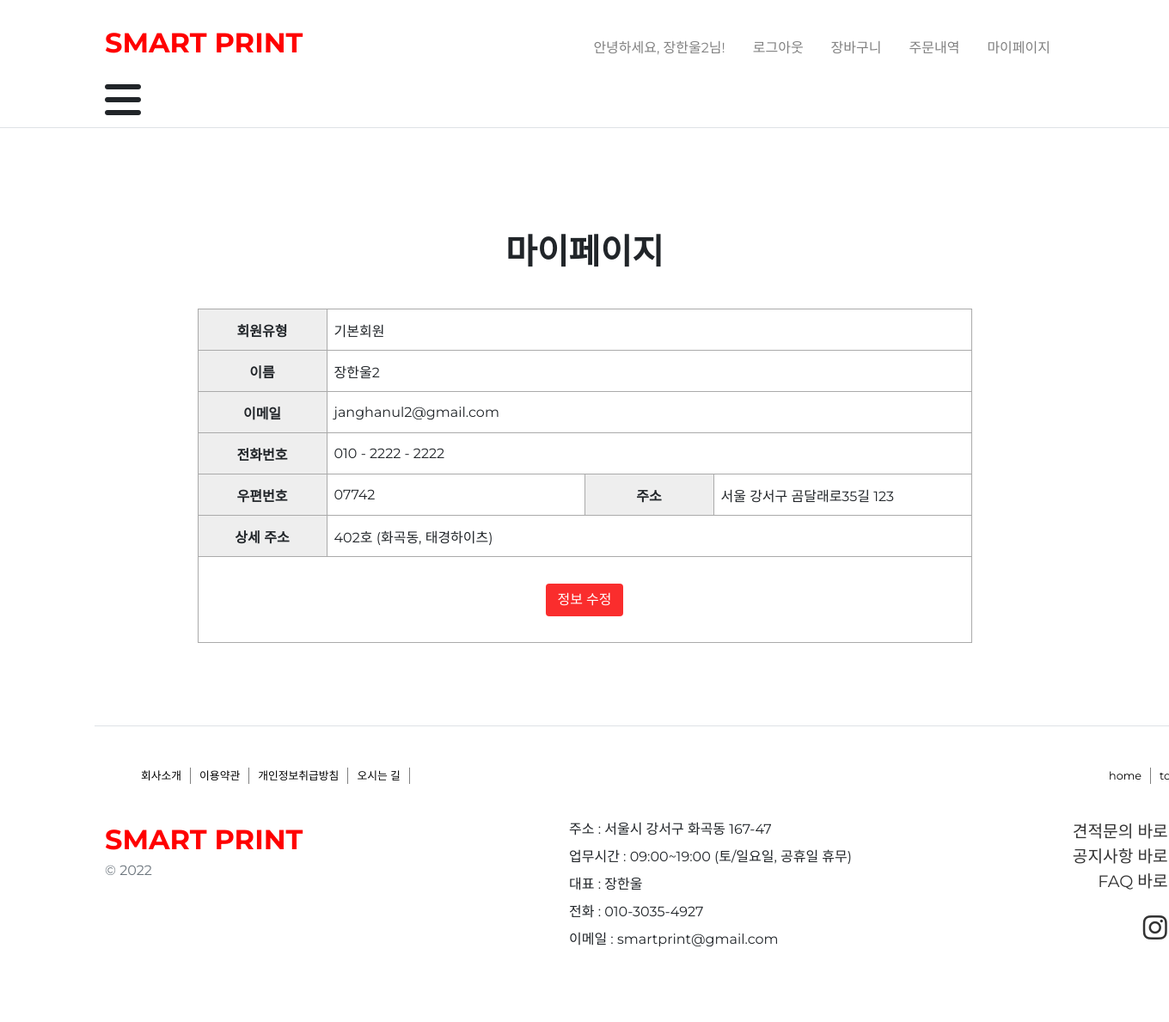
/user/myPage/ (signed in), run on the app's committed database.
### user/models.py (models this page shows)
class CustomUser(AbstractBaseUser, PermissionsMixin):
    FIRST_NUMBER_LIST=[
        ('010', '010'),
        ('011', '011'),
        ('016', '016'),
        ('017','017'),
        ('019','019')
    ]
    USER_TYPE_LIST = [
        ('기본회원','기본회원'),
        ('기업회원','기업회원'),
        ('외국회원','외국회원')
    ]
    userType = models.CharField(max_length=30, choices=USER_TYPE_LIST)
    username_validator = UnicodeUsernameValidator()
    name = models.CharField(max_length=50, validators=[username_validator])
    email = models.EmailField(unique=True, validators=[EmailValidator()])
    firstNumber = models.CharField(max_length=4, choices=FIRST_NUMBER_LIST)
    middleNumber = models.IntegerField()
    lastNumber = models.IntegerField()
    postcode = models.CharField(max_length=10)
    address = models.CharField(max_length=100)
    detailAddress = models.CharField(max_length=20)
    extraAddress = models.CharField(max_length=50, null=True, blank=True)
    is_staff = models.BooleanField(default=True)
    is_active = models.BooleanField(default=True)
    date_joined = models.DateTimeField(default=timezone.now)
    exponent = models.CharField(max_length=50, validators=[username_validator], null=True, blank=True)
    businessNumber = models.CharField(max_length=20, null=True, blank=True)
    USERNAME_FIELD = "email"
    EMAIL_FIELD = "email"
    REQUIRED_FIELDS = ['name']
    objects = UserManager()

### user/views.py (the view)
# urls.py: path('myPage/',views.myPage, name='myPage'),
@login_required
def myPage(request):
    return render(request, 'myPage.html')

### user/templates/myPage.html (shortened to what this page needs)
{% extends "head.html" %}
{% load static %}
{% block content %}
    <div class="container d-flex justify-content-center align-items-center flex-column">
        <h1 class="title">마이페이지</h1>
        <table class="base-table td-2 mb-5">
            <tbody>
                <tr>
                    <th>회원유형</th>
                    <td colspan="3">
                        {{user.userType}}
                    </td>
                </tr>
                <tr>
                    <th>이름</th>
                    <td colspan="3">
                        {{user.name}}
                    </td>
                </tr>
                <tr>
                    <th>이메일</th>
                    <td colspan="3">
                        {{user.email}}
                    </td>
                </tr>
                <tr>
                    <th>전화번호</th>
                    <td colspan="3">
                        <div class="d-flex">
                            <span>{{user.firstNumber}} - {{user.middleNumber}} - {{user.lastNumber}}</span>
                        </div>
                    </td>
                </tr>
                <tr>
                    <th>우편번호</th>
                    <td>
                        {{user.postcode}}
                    </td>
                    <th>주소</th>
                    <td>
                        {{user.address}}
                    </td>
                </tr>
                <tr>
                    <th>상세 주소</th>
                    <td colspan="3">
                        {{user.detailAddress}}
                        {{user.extraAddress}}
                    </td>
                </tr>
            </tbody>
            <tfoot>
                <tr>
                    <td colspan="4">
                        <a href="{% url 'user:editInfo' %}" class="btn main-color">정보 수정</a>
                    </td>
                </tr>
            </tfoot>
        </table>
    </div>
{%endblock%}

### templates/header.html (shortened to what this page needs)
{% load static %}
<header style="min-width:1090px; position: sticky; top: 0; z-index: 1000;">
    <div class="px-3 py-2 text-bg-dark border-bottom" style="background-color: white;min-width:1090px;">
      <div class="container">
        <div class="d-flex flex-wrap align-items-center justify-content-center justify-content-lg-start">
          <a href="/" class="d-flex align-items-center my-2 my-lg-0 me-lg-auto text-decoration-none" style="color: red; font-weight: bold; font-size: 2em;">
            SMART PRINT
          </a>
          <ul class="nav col-12 col-lg-auto my-2 justify-content-center my-md-0 text-small">
            <li>
              {% if user.is_authenticated %}
              <div class="nav-link text-secondary">
                <svg class="bi d-block mx-auto mb-1" width="24" height="24"><use xlink:href="#speedometer2"/></svg>
                <span style="color: gray;">안녕하세요, {{ user.name }}님!</span>
              </div>
              {% else %}
              <a href="{% url 'user:login' %}" class="nav-link text-secondary">
                <svg class="bi d-block mx-auto mb-1" width="24" height="24"><use xlink:href="#speedometer2"/></svg>
                <span class="hover" style="color: gray;">로그인</span>
              </a>
              {% endif %}
            </li>
            <li>
              {% if user.is_authenticated %}
              <a href="" onclick="event.preventDefault(); document.getElementById('logoutForm').submit();" class="nav-link text-secondary">
                <svg class="bi d-block mx-auto mb-1" width="24" height="24"><use xlink:href="#speedometer2"/></svg>
                <span class="hover" style="color: gray;">로그아웃</span>
              </a>
              {% else %}
              <a href="{% url 'user:signup' %}" class="nav-link text-white">
                <svg class="bi d-block mx-auto mb-1" width="24" height="24"><use xlink:href="#speedometer2"/></svg>
                <span class="hover" style="color: gray;">회원가입</span>
              </a>
              {% endif %}
            </li>
            <li>
              <a href="{% url 'order:orderCart' %}" class="nav-link text-white">
                <svg class="bi d-block mx-auto mb-1" width="24" height="24"><use xlink:href="#table"/></svg>
                <span class="hover" style="color: gray;">장바구니</span>
              </a>
            </li>
            <li>
              <a href="{% url 'order:orderDetails' %}" class="nav-link text-white">
                <svg class="bi d-block mx-auto mb-1" width="24" height="24"><use xlink:href="#grid"/></svg>
                <span class="hover" style="color: gray;">주문내역</span>
              </a>
            </li>
            <li>
              <a href="{% url 'user:myPage' %}" class="nav-link text-white">
                <svg class="bi d-block mx-auto mb-1" width="24" height="24"><use xlink:href="#people-circle"/></svg>
                <span class="hover" style="color: gray;">마이페이지</span>
              </a>
            </li>
          </ul>
        </div>
      </div>
      <div class="container">
        <i class="fa-solid fa-bars fa-3x" id="showDropdown" ></i>
      </div>
    </div>
  </header>

### static/css/base.css (style rules this page uses)
* { font-family: "Montserrat", sans-serif; font-optical-sizing: auto; font-style: normal; }
a { text-decoration:none !important ; color: #333; }
.title { width: 400px; height: 40px; text-align: center; margin-bottom: 50px; font-weight: bold; margin-top: 3em; }
#showDropdown { cursor: pointer; }
.main-color { background-color: #fa2d2d; color: #fff; }
.base-table th { background-color: #eee; width: 150px; height: 3em; border: 1px solid #aaa; text-align: center; }
.base-table td { border: 1px solid #aaa; width: 600px; padding: 0.5em; }
.base-table>tfoot td { text-align: center; height: 100px; }
.td-2 td { width: 300px; }

### data on the page
CustomUser: name "장한울2", userType "기본회원", email "janghanul2@gmail.com", firstNumber "010", middleNumber "2222", lastNumber "2222", postcode "07742", address "서울 강서구 곰달래로35길 123", detailAddress "402호", extraAddress "(화곡동, 태경하이츠)"
